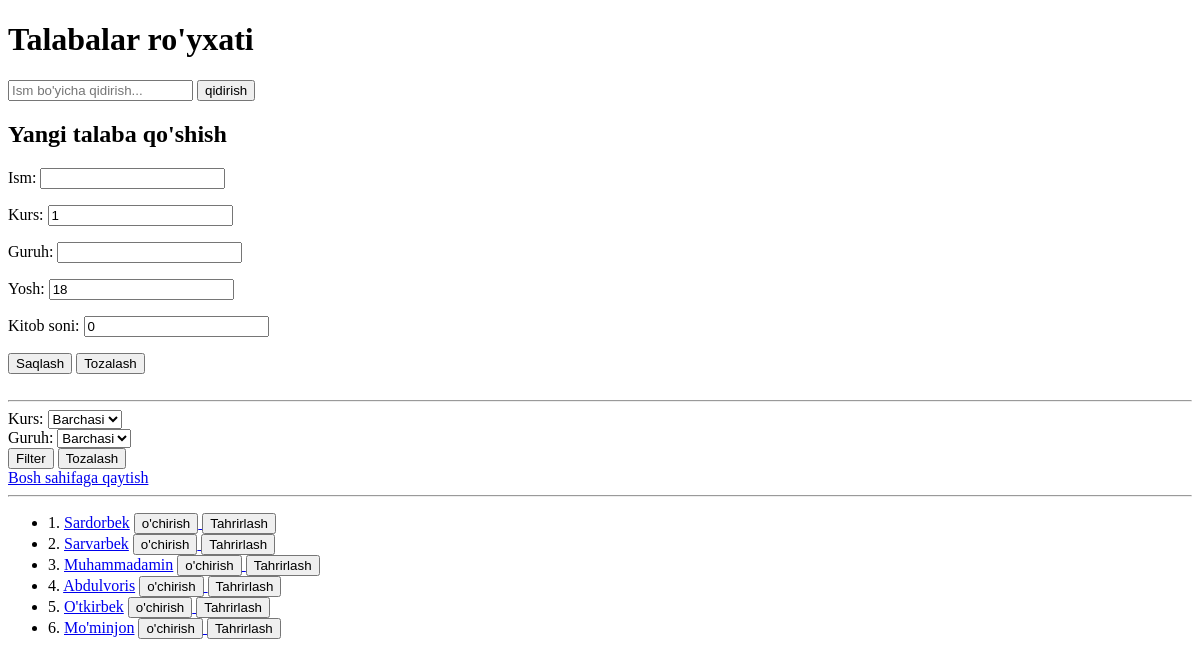
The app's page /talabalar/, older data.
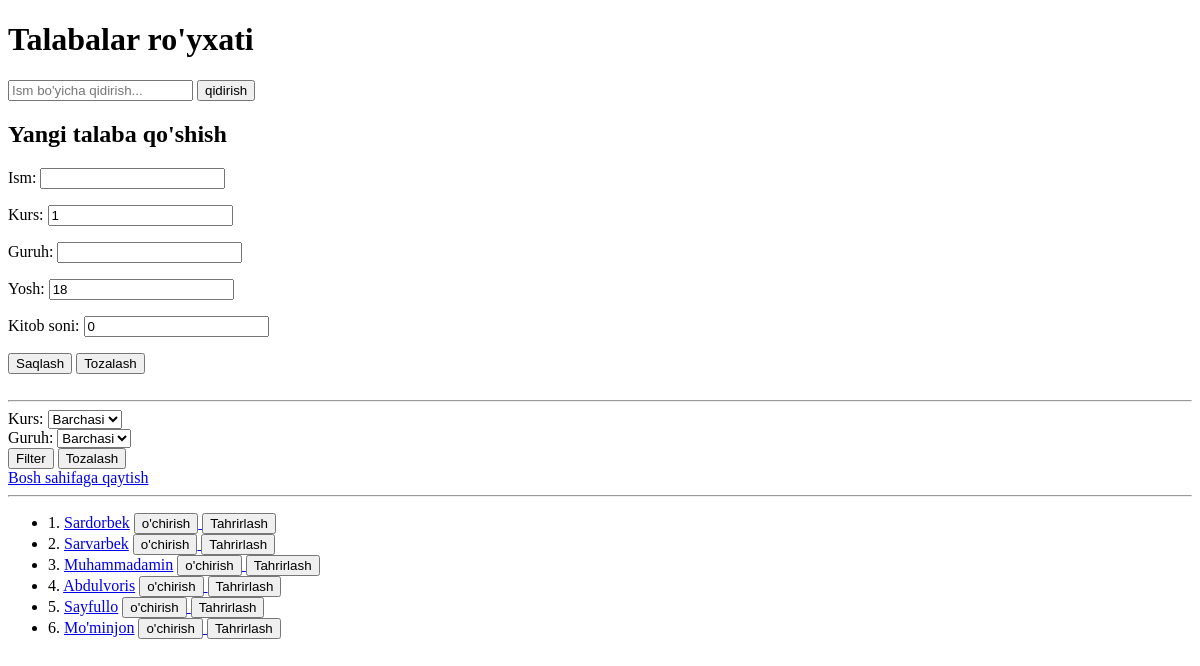
The same page, newer data.
### mainApp/models.py (models this page shows, shortened)
class Talaba(models.Model):
    ism = models.CharField(max_length=100)
    kurs = models.PositiveSmallIntegerField(default=1)
    guruh = models.CharField(max_length=100)
    yosh = models.PositiveSmallIntegerField(default=18)
    kitob_soni = models.PositiveSmallIntegerField(default=0)
    class Meta:
        verbose_name_plural = "Talabalar"

### mainApp/views.py (the view)
# urls.py: path('talabalar/', talaba_view, name="talabalar"),
def talaba_view(request):
    form = TalabaForm
    if request.method == 'POST':
        talaba_form = TalabaForm(request.POST)
        if talaba_form.is_valid():
            talaba_form.save()
        return redirect('talabalar')
    talabalar = Talaba.objects.all()
    search = request.GET.get('search', '')
    if search:
        talabalar = talabalar.filter(ism__contains=search)
    kurs = request.GET.get('kurs', 'all')
    if kurs != "all":
        talabalar = talabalar.filter(kurs=kurs)
    guruh = request.GET.get('guruh', 'all')
    if guruh != "all":
        talabalar = talabalar.filter(guruh=guruh)
    guruhlar = Talaba.objects.order_by("guruh").values_list("guruh", flat=True).distinct()
    kurslar = Talaba.objects.order_by("kurs").values_list("kurs", flat=True).distinct()
    context = {
        "talabalar": talabalar,
        "search": search,
        "guruhlar": guruhlar,
        "kurslar": kurslar,
        "kurs_query": kurs,
        "guruh_query": guruh,
        "form" : form
    }
    return render(request, 'talabalar.html', context=context)

### templates/talabalar.html (shortened to what this page needs)
<!DOCTYPE html>
<html lang="en">
<head>
</head>
<body>
  <h1>Talabalar ro'yxati</h1>
  <div class="container">
    <form class="form-container">
        <div class="form-group">
            <input type="text" name="search" {% if search %}value="{{ search }}"{% endif %} placeholder="Ism bo'yicha qidirish...">
            <button type="submit">qidirish</button>
        </div>
    </form>
      <div class="form-container">
        <h2>Yangi talaba qo'shish</h2>
        <form method="post">
            {{ form.as_p }}
            <button>Saqlash</button>
            <button type="reset">Tozalash</button>
        </form>
          <br>
          <hr>
    </div>
    <form class="form-container">
        <div class="form-group">
            <label>Kurs:</label>
            <select name="kurs">
                <option value="all">Barchasi</option>
            </select>
        </div>
        <div class="form-group">
            <label>Guruh:</label>
            <select name="guruh">
                <option value="all">Barchasi</option>
            </select>
        </div>
        <button type="submit">Filter</button>
        <button type="reset">Tozalash</button>
    </form>
    <a href="/" class="link">Bosh sahifaga qaytish</a>
    <hr>
    <ul class="talaba-list">
      {% for talaba in talabalar %}
        <li class="talaba-item">
            <span>{{ forloop.counter }}. <a href="{{ talaba.id }}/">{{ talaba.ism }}</a></span>
            <a href="{{ talaba.id }}/o'chirish/tasdiqlash/">
                <button>o'chirish</button>
            </a>
            <a href="{{ talaba.id }}/tahrirlash/">
                <button>Tahrirlash</button>
            </a>
        </li>
      {% endfor %}
    </ul>
  </div>
</body>
</html>

Row changes from the older to the newer data that the page shows:
changed Talaba: ism "O'tkirbek" → "Sayfullo"
